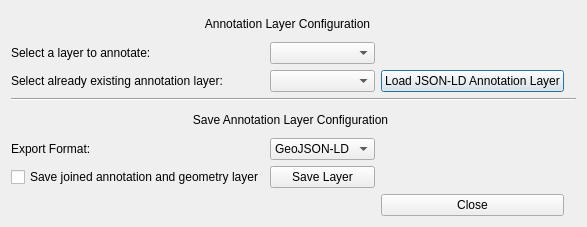
<?xml version="1.0" encoding="UTF-8"?>
<ui version="4.0">
 <class>SaveAttributeDialogBase</class>
 <widget class="QDialog" name="SaveAttributeDialogBase">
  <property name="geometry">
   <rect>
    <x>0</x>
    <y>0</y>
    <width>510</width>
    <height>227</height>
   </rect>
  </property>
  <property name="windowTitle">
   <string>Save Attribute</string>
  </property>
  <layout class="QGridLayout" name="gridLayout">
   <item row="1" column="0">
    <widget class="QLabel" name="selectLayerToAnnotate">
     <property name="text">
      <string>Select a layer to annotate:</string>
     </property>
    </widget>
   </item>
   <item row="4" column="0" colspan="5">
    <widget class="Line" name="line">
     <property name="orientation">
      <enum>Qt::Horizontal</enum>
     </property>
    </widget>
   </item>
   <item row="1" column="1">
    <widget class="QComboBox" name="layerToAnnotateComboBox"/>
   </item>
   <item row="8" column="1">
    <widget class="QComboBox" name="comboBox">
     <item>
      <property name="text">
       <string>GeoJSON-LD</string>
      </property>
     </item>
     <item>
      <property name="text">
       <string>JSON-LD</string>
      </property>
     </item>
     <item>
      <property name="text">
       <string>TTL</string>
      </property>
     </item>
    </widget>
   </item>
   <item row="2" column="2">
    <widget class="QPushButton" name="loadAnnotationLayerButton">
     <property name="text">
      <string>Load JSON-LD Annotation Layer</string>
     </property>
    </widget>
   </item>
   <item row="9" column="0">
    <widget class="QCheckBox" name="saveAnnotationsWithLayerBox">
     <property name="text">
      <string>Save joined annotation and geometry layer</string>
     </property>
    </widget>
   </item>
   <item row="5" column="0" colspan="4">
    <widget class="QLabel" name="label_4">
     <property name="text">
      <string>Save Annotation Layer Configuration</string>
     </property>
     <property name="alignment">
      <set>Qt::AlignCenter</set>
     </property>
    </widget>
   </item>
   <item row="2" column="0">
    <widget class="QLabel" name="label_3">
     <property name="text">
      <string>Select already existing annotation layer:</string>
     </property>
    </widget>
   </item>
   <item row="2" column="1">
    <widget class="QComboBox" name="selectAnnotationLayerComboBox"/>
   </item>
   <item row="9" column="1">
    <widget class="QPushButton" name="pushButton">
     <property name="text">
      <string>Save Layer</string>
     </property>
    </widget>
   </item>
   <item row="0" column="0" colspan="3">
    <widget class="QLabel" name="label">
     <property name="text">
      <string>Annotation Layer Configuration</string>
     </property>
     <property name="alignment">
      <set>Qt::AlignCenter</set>
     </property>
    </widget>
   </item>
   <item row="8" column="0">
    <widget class="QLabel" name="label_2">
     <property name="text">
      <string>Export Format:</string>
     </property>
    </widget>
   </item>
   <item row="10" column="2">
    <widget class="QPushButton" name="pushButton_2">
     <property name="text">
      <string>Close</string>
     </property>
    </widget>
   </item>
  </layout>
 </widget>
 <resources/>
 <connections/>
</ui>
